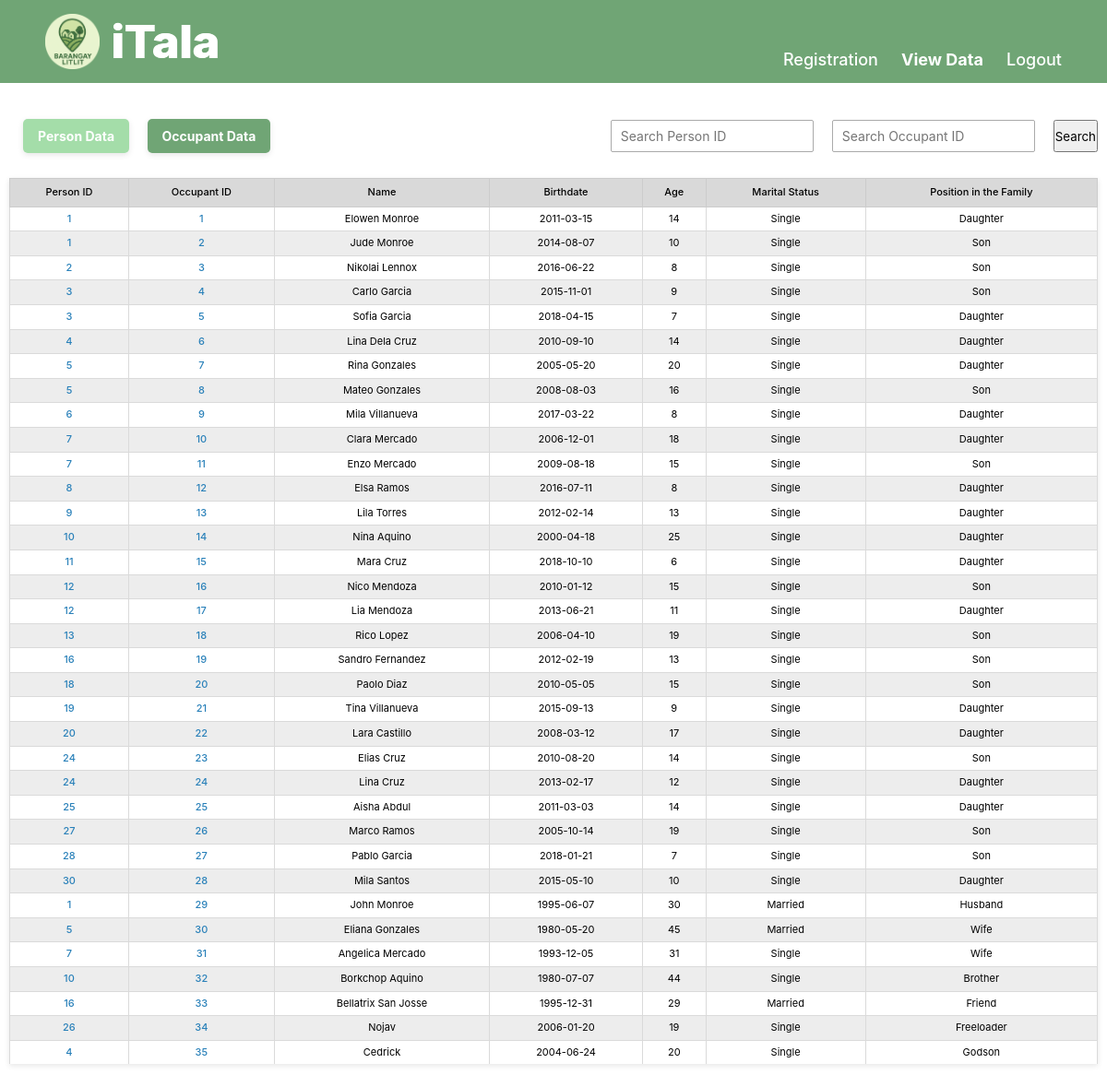
Page /viewOccupant.php on the committed database.
### tables this page shows
CREATE TABLE `occupant` (
  `occupantID` int(11) NOT NULL,
  `personID` int(11) DEFAULT NULL,
  `occupantName` varchar(100) DEFAULT NULL,
  `occupantBDate` date DEFAULT NULL,
  `occupantAge` int(11) DEFAULT NULL,
  `occupantCvlStatus` enum('Single','Married','Widowed','Divorced','Separated') DEFAULT NULL,
  `familyPos` varchar(50) DEFAULT NULL
);

### viewOccupant.php (the view, shortened to what this page needs)
<?php
    include 'config.php';
  $searchPersonID = isset($_POST['searchPersonID']) && $_POST['searchPersonID'] !== '' ? trim($_POST['searchPersonID']) : null;
  $searchOccupantID = isset($_POST['searchOccupantID']) && $_POST['searchOccupantID'] !== '' ? trim($_POST['searchOccupantID']) : null;
  $sql = "SELECT o.*, p.name AS personName
            FROM occupant o
            LEFT JOIN person p ON o.personID = p.personID
            WHERE 1=1";
    $stmt = $conn->prepare($sql);
    $stmt->execute();
    $result = $stmt->get_result();
  function calculateAge($birthdate) {
       $birthDate = new DateTime($birthdate);
        $today = new DateTime('today');
        $age = $birthDate->diff($today)->y;
        return $age;
    }
?>
<!DOCTYPE html>
<html lang="en">
<head>
  <link rel="stylesheet" href="style/dashboard_style.css">
</head>
<body class="occupant-page">
  <header>
    <div class="logo">
      <img src="style/logo.png" alt="Logo">
      <span>iTala</span>
    </div>
    <nav>
      <a href="Registration.php">Registration</a>
      <a href="" class="active-link">View Data</a>
      <a href="Index.php">Logout</a>
    </nav>
  </header>
  <section class="controls">
    <div class="button-group">
      <a href="Dashboard.php" class="button-link">Person Data</a>
      <a href="viewOccupant.php" class="button-link active">Occupant Data</a>
    </div>
     <form method="POST" action="viewOccupant.php">
      <div class="search-group">
        <input type="text" name="searchPersonID" placeholder="Search Person ID" value="<?= htmlspecialchars($searchPersonID) ?>">
        <input type="text" name="searchOccupantID" placeholder="Search Occupant ID" value="<?= htmlspecialchars($searchOccupantID) ?>">
        <button type="submit">Search</button>
      </div>
    </form>
  </section>
  <table id="occupantTable">
    <thead>
      <tr>
        <th>Person ID</th>
        <th>Occupant ID</th>
        <th>Name</th>
        <th>Birthdate</th>
        <th>Age</th>
        <th>Marital Status</th>
        <th>Position in the Family</th>
      </tr>
    </thead>
    <tbody>
      <?php if ($result && $result->num_rows > 0): ?>
        <?php while ($row = $result->fetch_assoc()): ?>
          <tr>
            <td><a href="viewPerson.php?personID=<?= htmlspecialchars($row['personID']) ?>"><?= htmlspecialchars($row['personID']) ?></a></td>
            <td><a href="viewPerson.php?personID=<?= htmlspecialchars($row['personID']) ?>"><?= htmlspecialchars($row['occupantID']) ?></a></td>
            <td><?= htmlspecialchars($row['occupantName']) ?></td>
            <td><?= htmlspecialchars($row['occupantBDate']) ?></td>
            <td><?= htmlspecialchars(calculateAge($row['occupantBDate'])) ?></td>
            <td><?= htmlspecialchars($row['occupantCvlStatus']) ?></td>
            <td><?= htmlspecialchars($row['familyPos']) ?></td>
          </tr>
        <?php endwhile; ?>
      <?php else: ?>
        <tr>
          <td colspan="7">No occupant records found.</td>
        </tr>
      <?php endif; ?>
    </tbody>
  </table>
</body>
</html>

### style/dashboard_style.css (style rules this page uses)
* { margin: 0; padding: 0; box-sizing: border-box; font-family: 'Inter', sans-serif; }
body { background-color: white; color: black; line-height: 1.6; padding-top: 100px; }
header { background-color: #70A575; position: fixed; width: 100%; top: 0; left: 0; width: 100%; color: white; padding: 5px 19px; display: flex; justify-content: space-between; align-items: center; margin-bottom: 30px; }
.logo { margin-left: 30px; display: flex; font-size: 50px; font-weight: 800; text-shadow: 1px 0 0 white; align-items: center; gap: 12px; }
.logo img { height: 60px; }
nav { margin-top: 40px; margin-right: 30px; font-size: 18px; font-weight: 300; }
nav a { color: white; text-decoration: none; margin-left: 20px; font-weight: 500; }
nav a.active-link { font-weight: 700; }
.controls { padding-bottom: 8px; padding-top: 10px; display: flex; justify-content: space-between; align-items: center; flex-wrap: wrap; margin: 20px 10px; }
.controls .button-link { white-space: nowrap; padding: 10px 16px; font-size: 14px; margin: 0; margin-left: 15px; }
.controls input[type="text"] { padding: 8px 10px; border: 1px solid #aaa; border-radius: 2px; font-size: 14px; width: 220px; margin-left: auto; margin-right: 10px; }
.search-group { display: flex; gap: 10px; }
.search-group input[type="text"] { padding: 8px 10px; border: 1px solid #aaa; border-radius: 2px; font-size: 14px; width: 220px; }
.button-link { background-color: #A4DDA9; padding: 10px 20px; color: white; text-decoration: none; box-shadow: 0 2px 6px rgba(0, 0, 0, 0.1); border-radius: 5px; font-size: 14px; font-weight: bold; transition: background-color 0.3s ease; }
.button-link.active { background-color: #70a575; }
table { width: calc(100% - 20px); margin: 0 10px 25px 10px; border-collapse: collapse; background-color: white; box-shadow: 0 2px 6px rgba(0, 0, 0, 0.1); }
thead th { background-color: #D9D9D9; color: black; padding: 6px; text-align: center; font-size: 11px; border: 1px solid #ccc; font-weight: 550; }
tbody td { padding: 4px 8px; font-size: 11px; border: 1px solid #dadada; text-align: center; }
tbody tr:last-child td { border-bottom: none; }
tbody a { color: #2980b9; text-decoration: none; font-weight: 500; }
tr:nth-child(even) { background-color: #ededed; }

### rows in the picture
occupant: personID "1", occupantID "1", occupantName "Elowen Monroe", occupantBDate "2011-03-15", occupantBDate "14", occupantCvlStatus "Single", familyPos "Daughter"
occupant: personID "1", occupantID "2", occupantName "Jude Monroe", occupantBDate "2014-08-07", occupantBDate "10", occupantCvlStatus "Single", familyPos "Son"
occupant: personID "2", occupantID "3", occupantName "Nikolai Lennox", occupantBDate "2016-06-22", occupantBDate "8", occupantCvlStatus "Single", familyPos "Son"
occupant: personID "3", occupantID "4", occupantName "Carlo Garcia", occupantBDate "2015-11-01", occupantBDate "9", occupantCvlStatus "Single", familyPos "Son"
occupant: personID "3", occupantID "5", occupantName "Sofia Garcia", occupantBDate "2018-04-15", occupantBDate "7", occupantCvlStatus "Single", familyPos "Daughter"
occupant: personID "4", occupantID "6", occupantName "Lina Dela Cruz", occupantBDate "2010-09-10", occupantBDate "14", occupantCvlStatus "Single", familyPos "Daughter"
occupant: personID "5", occupantID "7", occupantName "Rina Gonzales", occupantBDate "2005-05-20", occupantBDate "20", occupantCvlStatus "Single", familyPos "Daughter"
occupant: personID "5", occupantID "8", occupantName "Mateo Gonzales", occupantBDate "2008-08-03", occupantBDate "16", occupantCvlStatus "Single", familyPos "Son"
occupant: personID "6", occupantID "9", occupantName "Mila Villanueva", occupantBDate "2017-03-22", occupantBDate "8", occupantCvlStatus "Single", familyPos "Daughter"
occupant: personID "7", occupantID "10", occupantName "Clara Mercado", occupantBDate "2006-12-01", occupantBDate "18", occupantCvlStatus "Single", familyPos "Daughter"
occupant: personID "7", occupantID "11", occupantName "Enzo Mercado", occupantBDate "2009-08-18", occupantBDate "15", occupantCvlStatus "Single", familyPos "Son"
occupant: personID "8", occupantID "12", occupantName "Elsa Ramos", occupantBDate "2016-07-11", occupantBDate "8", occupantCvlStatus "Single", familyPos "Daughter"
occupant: personID "9", occupantID "13", occupantName "Lila Torres", occupantBDate "2012-02-14", occupantBDate "13", occupantCvlStatus "Single", familyPos "Daughter"
occupant: personID "10", occupantID "14", occupantName "Nina Aquino", occupantBDate "2000-04-18", occupantBDate "25", occupantCvlStatus "Single", familyPos "Daughter"
occupant: personID "11", occupantID "15", occupantName "Mara Cruz", occupantBDate "2018-10-10", occupantBDate "6", occupantCvlStatus "Single", familyPos "Daughter"
occupant: personID "12", occupantID "16", occupantName "Nico Mendoza", occupantBDate "2010-01-12", occupantBDate "15", occupantCvlStatus "Single", familyPos "Son"
occupant: personID "12", occupantID "17", occupantName "Lia Mendoza", occupantBDate "2013-06-21", occupantBDate "11", occupantCvlStatus "Single", familyPos "Daughter"
occupant: personID "13", occupantID "18", occupantName "Rico Lopez", occupantBDate "2006-04-10", occupantBDate "19", occupantCvlStatus "Single", familyPos "Son"
occupant: personID "16", occupantID "19", occupantName "Sandro Fernandez", occupantBDate "2012-02-19", occupantBDate "13", occupantCvlStatus "Single", familyPos "Son"
occupant: personID "18", occupantID "20", occupantName "Paolo Diaz", occupantBDate "2010-05-05", occupantBDate "15", occupantCvlStatus "Single", familyPos "Son"
occupant: personID "19", occupantID "21", occupantName "Tina Villanueva", occupantBDate "2015-09-13", occupantBDate "9", occupantCvlStatus "Single", familyPos "Daughter"
occupant: personID "20", occupantID "22", occupantName "Lara Castillo", occupantBDate "2008-03-12", occupantBDate "17", occupantCvlStatus "Single", familyPos "Daughter"
occupant: personID "24", occupantID "23", occupantName "Elias Cruz", occupantBDate "2010-08-20", occupantBDate "14", occupantCvlStatus "Single", familyPos "Son"
occupant: personID "24", occupantID "24", occupantName "Lina Cruz", occupantBDate "2013-02-17", occupantBDate "12", occupantCvlStatus "Single", familyPos "Daughter"
occupant: personID "25", occupantID "25", occupantName "Aisha Abdul", occupantBDate "2011-03-03", occupantBDate "14", occupantCvlStatus "Single", familyPos "Daughter"
occupant: personID "27", occupantID "26", occupantName "Marco Ramos", occupantBDate "2005-10-14", occupantBDate "19", occupantCvlStatus "Single", familyPos "Son"
occupant: personID "28", occupantID "27", occupantName "Pablo Garcia", occupantBDate "2018-01-21", occupantBDate "7", occupantCvlStatus "Single", familyPos "Son"
occupant: personID "30", occupantID "28", occupantName "Mila Santos", occupantBDate "2015-05-10", occupantBDate "10", occupantCvlStatus "Single", familyPos "Daughter"
occupant: personID "1", occupantID "29", occupantName "John Monroe", occupantBDate "1995-06-07", occupantBDate "30", occupantCvlStatus "Married", familyPos "Husband"
occupant: personID "5", occupantID "30", occupantName "Eliana Gonzales", occupantBDate "1980-05-20", occupantBDate "45", occupantCvlStatus "Married", familyPos "Wife"
occupant: personID "7", occupantID "31", occupantName "Angelica Mercado", occupantBDate "1993-12-05", occupantBDate "31", occupantCvlStatus "Single", familyPos "Wife"
occupant: personID "10", occupantID "32", occupantName "Borkchop Aquino", occupantBDate "1980-07-07", occupantBDate "44", occupantCvlStatus "Single", familyPos "Brother"
occupant: personID "16", occupantID "33", occupantName "Bellatrix San Josse", occupantBDate "1995-12-31", occupantBDate "29", occupantCvlStatus "Married", familyPos "Friend"
occupant: personID "26", occupantID "34", occupantName "Nojav", occupantBDate "2006-01-20", occupantBDate "19", occupantCvlStatus "Single", familyPos "Freeloader"
occupant: personID "4", occupantID "35", occupantName "Cedrick", occupantBDate "2004-06-24", occupantBDate "20", occupantCvlStatus "Single", familyPos "Godson"
